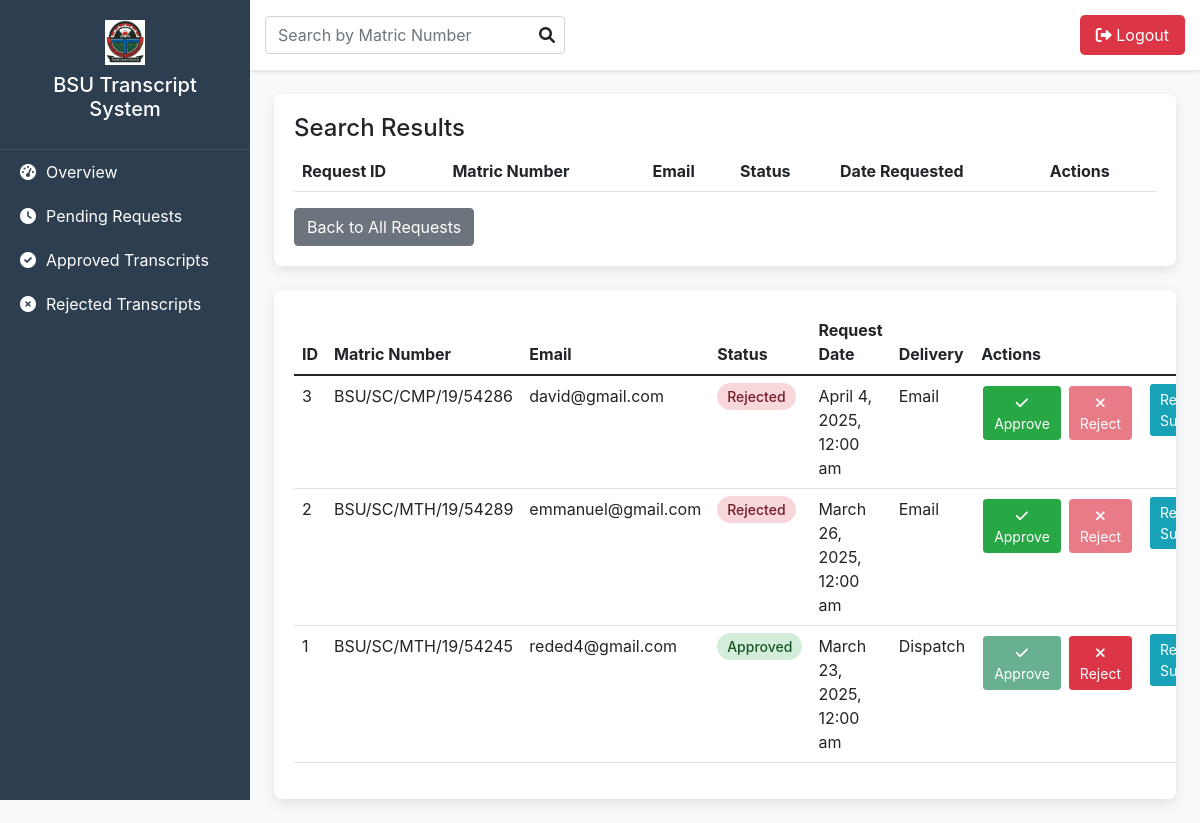
/admin-dashboard.php, run on an earlier commit of the app's database.
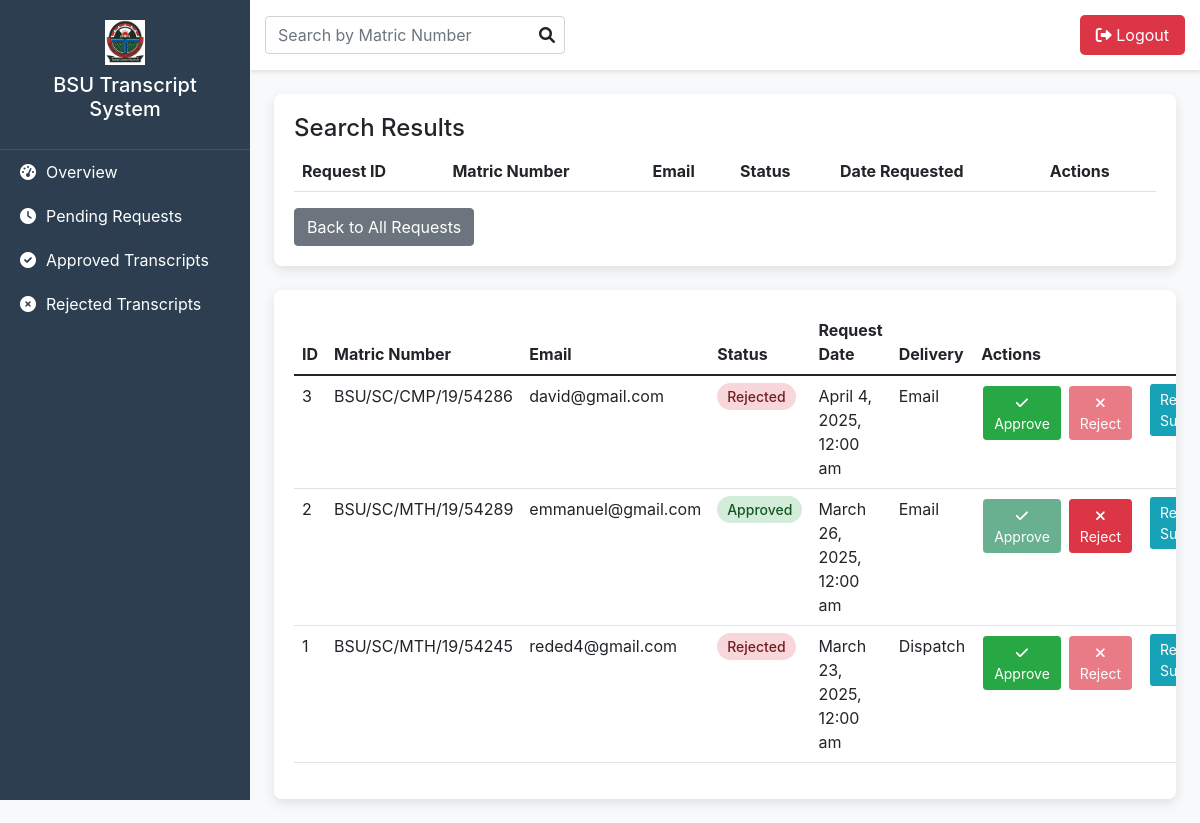
And on a later commit of the database.
### tables this page shows
CREATE TABLE `transcript_requests` (
  `request_ID` int(11) NOT NULL,
  `matric_number` varchar(20) NOT NULL,
  `email` varchar(255) NOT NULL,
  `status` varchar(50) DEFAULT NULL,
  `date_requested` date DEFAULT NULL,
  `date_processed` date DEFAULT NULL,
  `admin_ID` int(11) DEFAULT NULL,
  `delivery_method` varchar(50) DEFAULT NULL,
  `notes` text DEFAULT NULL,
  `transcript_path` varchar(255) NOT NULL
);

### admin-dashboard.php (the view, shortened to what this page needs)
<?php
$servername = "localhost";
$username = "root";
$password = "";
$dbname = "transcript_management";
$conn = new mysqli($servername, $username, $password, $dbname);
$sql = "SELECT * FROM transcript_requests";
$sql .= " ORDER BY date_requested DESC";
$result = $conn->query($sql);
$requests = [];
if ($result->num_rows > 0) {
    while ($row = $result->fetch_assoc()) {
        $requests[] = $row;
    }
}
?>
<!DOCTYPE html>
<html lang="en">
<head>
    <link href="https://cdn.jsdelivr.net/npm/bootstrap@5.3.0-alpha1/dist/css/bootstrap.min.css" rel="stylesheet">
    <link href="https://cdnjs.cloudflare.com/ajax/libs/font-awesome/6.0.0-beta3/css/all.min.css" rel="stylesheet">
    <link rel="stylesheet"  href="bootstrap.min.css">
</head>
<body>
    <div class="sidebar">
        <div class="logo">
            <a href="index.php"><img src="assets/images/bsuLogo.jpg" alt="Admin Logo"></a>
            <h5 class="mt-2">BSU Transcript System</h5>
        </div>
        <ul class="nav flex-column">
            <li class="nav-item">
                <a class="nav-link" href="?status=">
                    <i class="fas fa-tachometer-alt"></i>
                    <span>Overview</span>
                </a>
            </li>
            <li class="nav-item">
                <a class="nav-link" href="?status=Pending">
                    <i class="fas fa-clock"></i>
                    <span>Pending Requests</span>
                </a>
            </li>
            <li class="nav-item">
                <a class="nav-link" href="?status=Approved">
                    <i class="fas fa-check-circle"></i>
                    <span>Approved Transcripts</span>
                </a>
            </li>
            <li class="nav-item">
                <a class="nav-link" href="?status=Rejected">
                    <i class="fas fa-times-circle"></i>
                    <span>Rejected Transcripts</span>
                </a>
            </li>
        </ul>
    </div>
    <div class="main-content">
        <div class="header">
            <div class="search">
                <input type="text" class="form-control" id="searchInput" placeholder="Search by Matric Number">
                <i class="fas fa-search" id="searchButton"></i>
            </div>
            <button class="logout-button" onclick="logout()">
                <i class="fas fa-sign-out-alt"></i> Logout
            </button>
        </div>
        <div id="searchResults" class="table-responsive m-4">
            <h4>Search Results</h4>
            <table class="table table-hover" id="searchResultsTable">
                <thead>
                    <tr>
                        <th>Request ID</th>
                        <th>Matric Number</th>
                        <th>Email</th>
                        <th>Status</th>
                        <th>Date Requested</th>
                        <th>Actions</th>
                    </tr>
                </thead>
            </table>
            <button id="backToAllButton" class="btn btn-secondary">Back to All Requests</button>
        </div>
        <div class="table-responsive m-4" id="allRequestsTable">
            <table class="table table-hover">
                <thead>
                    <tr>
                        <th>ID</th>
                        <th>Matric Number</th>
                        <th>Email</th>
                        <th>Status</th>
                        <th>Request Date</th>
                        <th>Delivery</th>
                        <th class="align-center">Actions</th>
                    </tr>
                </thead>
                <tbody>
    <?php foreach ($requests as $request): ?>
    <tr>
        <td><?php echo $request['request_ID']; ?></td>
        <td><?php echo $request['matric_number']; ?></td>
        <td><?php echo $request['email']; ?></td>
        <td>
            <span class="status-badge <?php echo strtolower($request['status']); ?>">
                <?php echo $request['status']; ?>
            </span>
        </td>
        <td><?php echo date('F j, Y, g:i a', strtotime($request['date_requested'])); ?></td>
        <td><?php echo $request['delivery_method']; ?></td>
        <td class="action-buttons">
            <form method="POST" class="d-flex gap-1">
                <button type="submit" name="action" value="approve" class="btn btn-success btn-sm"
                    <?php if ($request['status'] == 'Approved'): ?> disabled data-bs-toggle="tooltip"
                    data-bs-placement="top" title="Request is already approved" <?php endif; ?>>
                    <i class="fas fa-check"></i> Approve
                </button>
                <button type="submit" name="action" value="reject" class="btn btn-danger btn-sm"
                    <?php if ($request['status'] == 'Rejected'): ?> disabled data-bs-toggle="tooltip"
                    data-bs-placement="top" title="Request is already rejected" <?php endif; ?>>
                    <i class="fas fa-times"></i> Reject
                </button>
            </form>
        </td>
        <td class="w-25">
            <div class="accordion " id="accordionResult_<?php echo $request['request_ID']; ?>">
                <div class="accordion-item">
                    <h2 class="accordion-header">
                        <button class="accordion-button collapsed btn btn-info btn-sm " type="button"
                            data-bs-toggle="collapse"
                            data-bs-target="#collapse_<?php echo $request['request_ID']; ?>"
                            aria-expanded="false">
                            <i class="fas fa-eye d-none"></i> Result Summary
                        </button>
                    </h2>
                </div>
            </div>
        </td>
    </tr>
    <?php endforeach; ?>
</tbody>
            </table>
        </div>
    </div>
</body>
</html>

### admin-dashboard.php (style rules this page uses)
body { background-color: #f8f9fa; font-family: 'Inter', sans-serif; }
.sidebar { width: 250px; height: 100vh; background: #2c3e50; color: white; position: fixed; top: 0; left: 0; overflow-y: auto; transition: all 0.3s ease; }
.sidebar .logo { padding: 20px; text-align: center; border-bottom: 1px solid rgba(255, 255, 255, 0.1); }
.sidebar .logo img { width: 40%; max-width: 40px; }
.sidebar .nav-link { color: white; padding: 10px 20px; display: flex; align-items: center; transition: all 0.3s ease; }
.sidebar .nav-link i { margin-right: 10px; }
.main-content { margin-left: 250px; transition: all 0.3s ease; }
.header { background: white; padding: 15px; box-shadow: 0 2px 4px rgba(0, 0, 0, 0.1); display: flex; justify-content: space-between; align-items: center; }
.header .search { width: 300px; position: relative; }
.header .search input { padding-right: 40px; }
.header .search i { position: absolute; right: 10px; top: 50%; transform: translateY(-50%); cursor: pointer; }
.header .logout-button { background-color: #dc3545; color: white; border: none; padding: 8px 16px; cursor: pointer; border-radius: 5px; transition: all 0.3s ease; }
.table-responsive { background: white; border-radius: 8px; box-shadow: 0 4px 12px rgba(0, 0, 0, 0.1); padding: 20px; margin: 20px; }
.status-badge { padding: 5px 10px; border-radius: 20px; font-size: 14px; font-weight: 500; }
.status-badge.approved { background: #d4edda; color: #155724; }
.status-badge.rejected { background: #f8d7da; color: #721c24; }
.action-buttons .btn { margin: 2px; padding: 5px 10px; font-size: 14px; }
.btn-success { background-color: #28a745; border-color: #28a745; }
.btn-danger { background-color: #dc3545; border-color: #dc3545; }
.btn-info { background-color: #17a2b8; border-color: #17a2b8; }
.btn-secondary { background-color: #6c757d; border-color: #6c757d; }
.accordion-button.btn-info { color: white; padding: 5px 10px; font-size: 14px; }
.accordion-item { border: none; background: transparent; }
.accordion-button.btn-info { color: white; padding: 5px 10px; font-size: 14px; width: 100%; }
.accordion-item { border: none; background: transparent; width: 100%; }

What changed in the data, as far as the page shows it:
changed transcript_requests "BSU/SC/MTH/19/54289": status "Rejected" → "Approved"
changed transcript_requests "BSU/SC/MTH/19/54245": status "Approved" → "Rejected"
